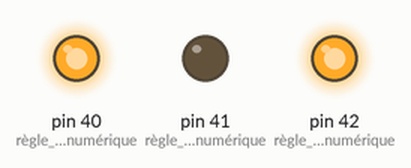
Bench run of a sketch on a simulated Arduino Mega 2560, built with avr-gcc and run on an emulated ATmega2560. Parts: output pins drawn as LEDs (lit = HIGH).

Above: at 0.1 s.
Timing chart, 0 to 1.6 s (numbered marks = the images above):
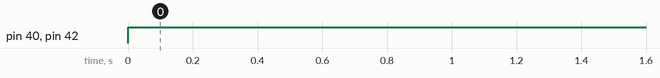

The sketch:

ledRGB.ino
```cpp
void setup(){
pinMode(40,OUTPUT); //règle la borne numérique numéro 0 de la carte Arduino en mode sortie
pinMode(41,OUTPUT); //règle la borne numérique numéro 1 de la carte Arduino en mode sortie
pinMode(42,OUTPUT); //règle la borne numérique numéro 1 de la carte Arduino en mode sortie
}

void loop(){
//le module LED s’allume en rouge et vert
digitalWrite(40,HIGH);
digitalWrite(41,LOW);
digitalWrite(42,HIGH);
}
```

Measured:
- by itself, pin 40 (règle_la_borne_numérique), pin 42 (règle_la_borne_numérique): LOW → HIGH at 0.00 s
